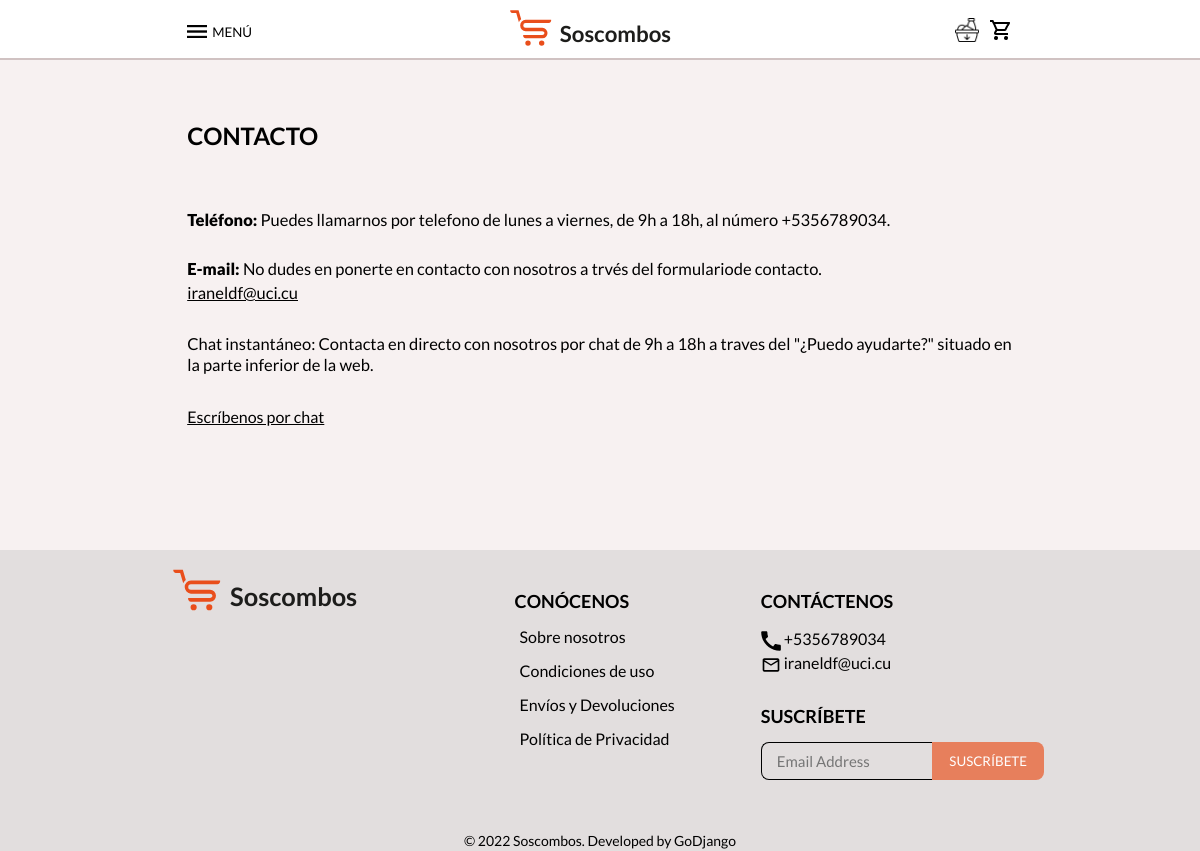
/contacto, run on an earlier commit of the app's database.
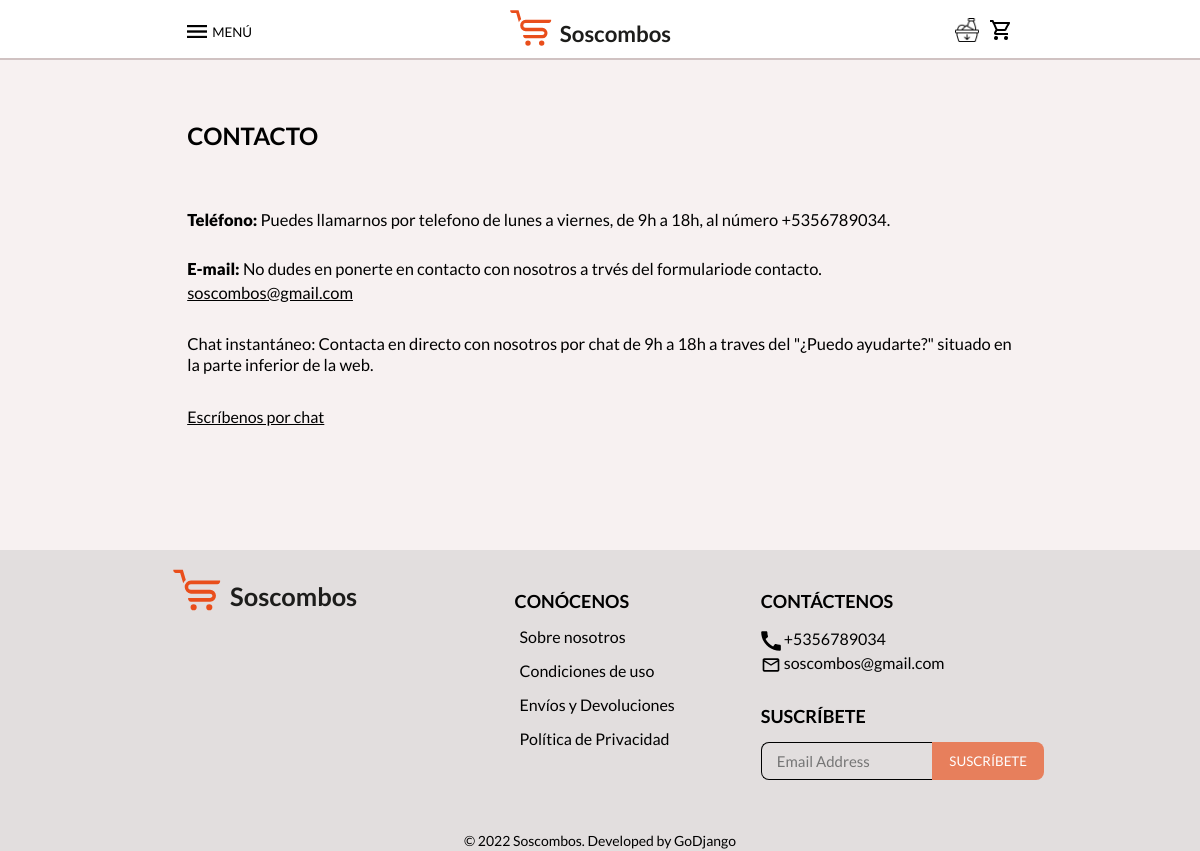
And on a later commit of the database.
### app/models.py (models this page shows)
class general(SingletonModel):
    nombre = models.CharField(max_length=14, verbose_name='Nombre de la empresa', default='', unique=True)
    logo = models.ImageField(verbose_name='Logo', upload_to='img/logo/', null=True, blank=True)
    email = models.EmailField(max_length=100, verbose_name='Correo de pedidos', default='soscombos@gmail.com')
    precio = models.DecimalField(max_digits=6, decimal_places=2, verbose_name='Precio de envio', default=0)
    entrega = models.CharField(max_length=50, verbose_name='Tiemp de entrega', default='', unique=True)
    id_paypal = models.CharField(max_length=100, verbose_name='Id de Paypal', default='', null=True, blank=True,
                                 unique=True)
    class Meta:
        verbose_name = '00- General'

class contactenos(SingletonModel):
    telef = models.CharField(max_length=100, verbose_name='Teléfono', default='')
    email = models.EmailField(max_length=100, verbose_name='Correo', default='soscombos@gmail.com')
    email_en = models.URLField(max_length=1000, verbose_name='Enlace de correo')
    class Meta:
        verbose_name = '05- Contáctenos'

class conocenos(SingletonModel):
    sobreNosotros = models.CharField(max_length=100, verbose_name='Sobre nosotros', default='Sobre nosotros')
    condiciones = models.CharField(max_length=100, verbose_name='Condiciones de uso', default='Condiciones de uso')
    envio = models.CharField(max_length=100, verbose_name='Envíos y Devoluciones', default='Envíos y Devoluciones')
    politica = models.CharField(max_length=100, verbose_name='Política de Privacidad', default='Política de Privacidad')
    class Meta:
        verbose_name = '04- Conócenos'

### app/views.py (the view)
# urls.py: path('contacto', Contacto.as_view(), name='contacto'),
class Contacto(generic.TemplateView):
    template_name = 'pages/contacto.html'
    def get_context_data(self, *, object_list=None, **kwargs):
        context = super(Contacto, self).get_context_data()
        context['conocenos'] = models.conocenos.objects.first()
        context['contactenos'] = models.contactenos.objects.first()
        context['general'] = models.general.objects.first()
        return context

### app/templates/pages/contacto.html
{% extends 'pages/includes/base.html' %}
{% load static %}
{% block css %}
    <link href="{% static 'css/paginasSecundarias.css' %}" rel="stylesheet" type="text/css">
    <link href="{% static 'css/modalTusOrdenes.css' %}" rel="stylesheet" type="text/css">
{% endblock %}
{% block content %}
    <section class="contacto__contenedor pagina-secundaria__contenedor">
        <h2>CONTACTO</h2>
        <div>
            <div class="cuadro__pagina-secundaria">
                <p><span class="resartar">Teléfono:</span> Puedes llamarnos por telefono de lunes a viernes, de 9h a
                    18h, al
                    número {{ contactenos.telef }}.</p>
            </div>
            <div class="cuadro__pagina-secundaria">
                <p><span class="resartar">E-mail:</span> No dudes en ponerte en contacto con nosotros a trvés del
                    formulariode contacto.<br></p>
                <a href="{{ contactenos.email_en }}"><span class="subrayar">{{ contactenos.email }}</span></a>
            </div>
            <div class="cuadro__pagina-secundaria">
                <p>Chat instantáneo: Contacta en directo con nosotros por chat de 9h a 18h a traves del "¿Puedo
                    ayudarte?"
                    situado en la parte inferior de la web.</p>
            </div>
        </div>
        <div class="contactar-chat">
            <a href="#"><span class="subrayar">Escríbenos por chat</span></a>
        </div>
    </section>
{% endblock %}

### app/templates/pages/includes/base.html (shortened to what this page needs)
{% load static %}
<!DOCTYPE html>
<html>
<head>
    {% block css %}
    {% endblock %}
    <link href="{% static 'css/anim.css' %}" rel="stylesheet" type="text/css">
    <link href="{% static 'css/estilosGenerales.css' %}" rel="stylesheet" type="text/css">
    <link href="{% static 'css/index.css' %}" rel="stylesheet" type="text/css">
    <link href="{% static 'css/cssMenu.css' %}" rel="stylesheet" type="text/css">
    <link href="{% static 'css/piePagina.css' %}" rel="stylesheet" type="text/css">
    <link href="{% static 'css/modal.css' %}" rel="stylesheet" type="text/css">
    <link href="{% static 'plugins/sweetalert/sweetalert2.css' %}" rel="stylesheet" type="text/css">
</head>
<body>
{% include 'pages/includes/navBar.html' %}
{% block content %}
{% endblock %}
<footer class="pie-pagina__contenedor">
    {% if not general.logo %}
        <div class="pie-pagina__logo-web">
            <a href="{% url 'index' %}">
                <svg id="Capa_1" data-name="Capa 1" xmlns="http://www.w3.org/2000/svg" viewBox="0 0 679.68 259.2">
                    <defs>
                        <style>
                            .cls-1 {
                                font-size: 72px;
                                fill: #1d1d1b;
                                font-family: 'Lato', sans-serif;
                                font-weight: 600;
                            }
                            .cls-2 {
                                fill: #e94e1b;
                            }
                        </style>
                    </defs>
                    <text y="-5%" class="cls-1" transform="translate(209.74 170.13)">{{ general.nombre }}</text>
                    <path class="cls-2"
                          d="M150.9,153.5a8.71,8.71,0,1,0,8.71,8.71A8.7,8.7,0,0,0,150.9,153.5Zm-44.34,0a8.71,8.71,0,1,0,8.71,8.71A8.69,8.69,0,0,0,106.56,153.5Z"/>
                    <path class="cls-2"
                          d="M84.48,85.24a19.54,19.54,0,0,0-7.43,9.25L68.44,65.05H55.52c-4.53-.26-7.38-5.15-6.46-9H76Z"/>
                    <path class="cls-2"
                          d="M173.46,97.26H99.13a7.8,7.8,0,0,0-.23,15.6v0h54.27a16.92,16.92,0,0,1,.22,33.83H99.13c-5.66,0-9.28-6-8.15-10.82l8.15.08h53.46c3.93,0,7.13-2.27,7.13-6.2s-3.2-6.16-7.13-6.16H98.9a18.52,18.52,0,0,1,0-37h82.66C182.69,91.26,179.08,97.23,173.46,97.26Z"/>
                    <path class="cls-2" d="M153.39,113.63h0Z"/>
                    <path class="cls-2" d="M99.24,87.44h0Z"/>
                    <path class="cls-2" d="M153.39,146.65h0Z"/>
                    <path class="cls-2" d="M153.17,112.81h0Z"/>
                </svg>
            </a>
        </div>
    {% endif %}
    <div class="pie-pagina__conocenos">
        <h2>CONÓCENOS</h2>
        <ul>
            <li>
                <a href="{% url 'sobreNosotros' %}">{{ conocenos.sobreNosotros }}</a>
            </li>
            <li>
                <a href="{% url 'condicionesUso' %}">{{ conocenos.condiciones }}</a>
            </li>
            <li>
                <a href="{% url 'enviosDevoluciones' %}">{{ conocenos.envio }}</a>
            </li>
            <li>
                <a href="{% url 'politicaPrivacidad' %}">{{ conocenos.politica }}</a>
            </li>
        </ul>
    </div>
    <div class="contacteno-suscribete-vista-pc">
        <div class="pie-pagina__contactenos">
            <h2>CONTÁCTENOS</h2>
            <ul>
                <li id="telefono-contenedor">
                    <img class="pie-pagina__icono" src="{% static 'img/Iconos/telefono.svg' %}">
                    <p id="texto_a_copiar">{{ contactenos.telef }}</p>
                </li>
                <li id="mail-contenedor">
                    <img class="pie-pagina__icono" src="{% static 'img/Iconos/email_black_24dp.svg' %}">
                    <p>{{ contactenos.email }}</p>
                </li>
            </ul>
        </div>
        <div class="pie-pagina__suscribete">
            <h2>SUSCRÍBETE</h2>
            <form>
                <input class="input-suscribir__email" id="email" name="email" type="email" placeholder="Email Address"
                       required>
                <input onclick="submitWithNotification();" class="input-suscribir__submit" type="button"
                       value="SUSCRÍBETE">
            </form>
        </div>
    </div>
    <p class="pie-pagina__final">© 2022 {{ general.nombre }}. Developed by GoDjango</p>
</footer>

### app/templates/pages/includes/navBar.html (shortened to what this page needs)
{% load static %}
<section {% if path == 'VerProductos' or path == 'productos' %} style="padding-bottom: 20px;"{% endif %}
                                                                class="bienvenidos  {% if path == 'VerProductos' or path == 'productos' %}padding-alineador{% endif %}">
    {% if not general.logo %}
        <div class="logo-web">
            <a href="{% url 'index' %}">
                <svg id="Capa_1" data-name="Capa 1" xmlns="http://www.w3.org/2000/svg" viewBox="0 0 679.68 259.2">
                    <defs>
                        <style>
                            .cls-1 {
                                font-size: 70px;
                                fill: #1d1d1b;
                                font-family: 'Lato', sans-serif;
                                font-weight: 600;
                            }
                            .cls-2 {
                                fill: #e94e1b;
                            }
                        </style>
                    </defs>
                    <text y="-5%" class="cls-1" transform="translate(209.74 170.13)">{{ general.nombre }}</text>
                    <path class="cls-2"
                          d="M150.9,153.5a8.71,8.71,0,1,0,8.71,8.71A8.7,8.7,0,0,0,150.9,153.5Zm-44.34,0a8.71,8.71,0,1,0,8.71,8.71A8.69,8.69,0,0,0,106.56,153.5Z"/>
                    <path class="cls-2"
                          d="M84.48,85.24a19.54,19.54,0,0,0-7.43,9.25L68.44,65.05H55.52c-4.53-.26-7.38-5.15-6.46-9H76Z"/>
                    <path class="cls-2"
                          d="M173.46,97.26H99.13a7.8,7.8,0,0,0-.23,15.6v0h54.27a16.92,16.92,0,0,1,.22,33.83H99.13c-5.66,0-9.28-6-8.15-10.82l8.15.08h53.46c3.93,0,7.13-2.27,7.13-6.2s-3.2-6.16-7.13-6.16H98.9a18.52,18.52,0,0,1,0-37h82.66C182.69,91.26,179.08,97.23,173.46,97.26Z"/>
                    <path class="cls-2" d="M153.39,113.63h0Z"/>
                    <path class="cls-2" d="M99.24,87.44h0Z"/>
                    <path class="cls-2" d="M153.39,146.65h0Z"/>
                    <path class="cls-2" d="M153.17,112.81h0Z"/>
                </svg>
            </a>
        </div>
    {% endif %}
    <header class="encabezado" style="height: 30px;">
        <div class="navBar">
            <div class="navBar__menu-ubicacion">
                <div class="menu__caja">
                    <button class="btn-menu" type="button">
                        <img class="menu-hamburguesa" width="20px" alt="menu" src="{% static 'img/Iconos/Menu.png' %}"/>
                        <label class="menu-text-escritorio">MENÚ</label>
                    </button>
                </div>
            </div>
            <div class="navBar__contactar-compra">
                <a href="{% url 'productos' %}"    {% if path != 'productos' %}
                   style="margin-left:10px"  {% endif %} >
                    {% if path == 'productos' %}
                        <img class="icono-productos" style="width: 24px"
                             src="{% static 'img/Iconos/icons8-food-donor-50 full.png' %}"
                             alt=""/>
                    {% else %}
                        <img class="icono-productos" style="width: 24px"
                             src="{% static 'img/Iconos/icons8-food-donor-50.png' %}"
                             alt=""/>
                    {% endif %}
                </a>
                <a href="{% url 'carrito' %}"    {% if path != 'productos' %}
                   style="margin-left:10px"  {% endif %} >
                    {% if path == 'carrito' %}
                        <img class="carrito-full" src="{% static 'img/Iconos/carritoStroke.png' %}" alt=""/>
                    {% else %}
                        <img class="carrito-stroke" src="{% static 'img/Iconos/carritoStroke.png' %}" alt=""/>
                    {% endif %}
                </a>
            </div>
        </div>
    </header>
</section>

### static/css/paginasSecundarias.css (style rules this page uses)
.pagina-secundaria__contenedor { margin-top: 10px; border-top: 2px solid #d0c2c2; background: var(--blancoEspecial); padding: 61px 15.6vw; display: flex; flex-direction: column; }
.pagina-secundaria__contenedor h2 { margin-bottom: 20px; font-family: 'Lato', sans-serif; align-self: flex-start; }
.cuadro__pagina-secundaria { margin-bottom: 28px; font-size: 16.5px; font-weight: 500; }
.contacto__contenedor p { line-height: 1.3; }
.resartar { font-weight: 800; }
.subrayar { line-height: 1.5; text-decoration: underline; }
.contactar-chat { margin-bottom: 60px; }

### static/css/modalTusOrdenes.css (style rules this page uses)
.pagina-secundaria__contenedor h2 { margin-bottom: 60px; }

### static/css/anim.css (style rules this page uses)
.navBar__menu-ubicacion label { cursor: pointer; }

### static/css/estilosGenerales.css (style rules this page uses)
:root { --blancoEspecial: #f7f1f1; --naranja__1: #e77f5c; --naranja__2: #EE5C2C; --naranja__3: #D63B08; --grisClaro: #e2dede; --grisMedio: #bcb6b6; --grisOscuro: #646262; --rojoFuerte: #E73900; }
* { margin: 0; padding: 0; font-family: 'Lato', sans-serif; }
a { text-decoration: none; color: #000; user-select: none; }
p { line-height: 1.5; }
li { list-style: none; }
button { border: none; background: #fff; user-select: none; }
input { border: none; }
.resartar { font-weight: 800; }
.subrayar { line-height: 1.5; text-decoration: underline; }

### static/css/index.css (style rules this page uses)
* { font-family: 'Lato', sans-serif; }

### static/css/cssMenu.css (style rules this page uses)
.bienvenidos { margin: 0 15.6vw; padding: 18px 0 0px 0; }
.logo-web a svg { width: 20%; height: 80px; position: absolute; top: -7px; left: 40%; }
.encabezado { width: 100%; }
.navBar { width: 100%; display: flex; justify-content: space-between; }
.navBar__menu-ubicacion { display: flex; align-items: center; }
.navBar__contactar-compra { display: flex; align-items: center; }
.carrito-stroke { content: url("../img/Iconos/carritoStroke.png"); }
.menu-hamburguesa { margin-right: 5px; }
.navBar__contactar-compra a { margin-left: 10px; position: relative; }
.btn-menu { cursor: pointer; display: flex; align-items: center; margin-right: 5px; }
.menu__caja { display: flex; }

### static/css/piePagina.css (style rules this page uses)
.pie-pagina__contenedor { background: var(--grisClaro); padding: 40px 10% 0 10%; display: flex; flex-wrap: wrap; justify-content: space-around; }
.pie-pagina__contenedor h2 { font-size: 18px; margin-bottom: 15px; }
.pie-pagina__logo-web { width: 20vw; position: relative; top: -40px; }
.pie-pagina__conocenos { margin-left: 5%; }
.pie-pagina__conocenos ul li { margin: 0 0 15px 5px; }
.pie-pagina__contactenos { margin-left: 5%; margin-bottom: 30px; }
.pie-pagina__contactenos ul li { display: flex; align-items: end; position: relative; }
.pie-pagina__contactenos img { width: 20px; }
.pie-pagina__contactenos ul li p { margin-left: 3px; }
.pie-pagina__suscribete { margin-left: 5%; }
.pie-pagina__suscribete form { display: flex; }
.input-suscribir__email { width: 65%; height: 6px; padding: 15px; font-size: 15px; border: 1px solid #000; border-right: none; border-radius: 8px 0 0 8px; background: transparent; }
.input-suscribir__submit { width: 50%; padding: 10px; color: #fff; background: var(--naranja__1); border-radius: 0 8px 8px 0; cursor: pointer; }
.pie-pagina__final { width: 96%; font-size: 14px; display: flex; margin-top: 50px; justify-content: center; }

### app/templates/pages/includes/navBar.html (style rules this page uses)
.cls-1 { font-size: 70px; fill: #1d1d1b; font-family: 'Lato', sans-serif; font-weight: 600; }

### app/templates/pages/includes/base.html (style rules this page uses)
.cls-1 { font-size: 72px; fill: #1d1d1b; font-family: 'Lato', sans-serif; font-weight: 600; }

What changed in the data, as far as the page shows it:
changed contactenos: email "iraneldf@uci.cu" → "soscombos@gmail.com"
